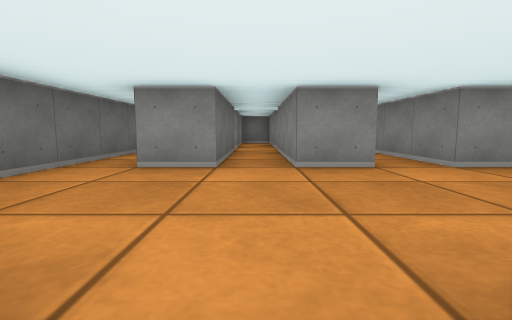
view 1 (above)

24 first-person views from a walk through a cub3D maze. The camera is about half as high as the walls, tilts 6° down and sees 85° across. The floor is counted in squares. Each view is taken from the middle of a square. On the plan, view 1 faces up. The plan holds only what a view shows up to about 9 squares ahead; the rest is blank. The place goes on beyond the plan.

view 2
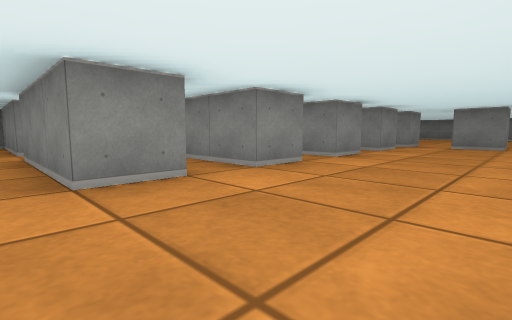

view 3
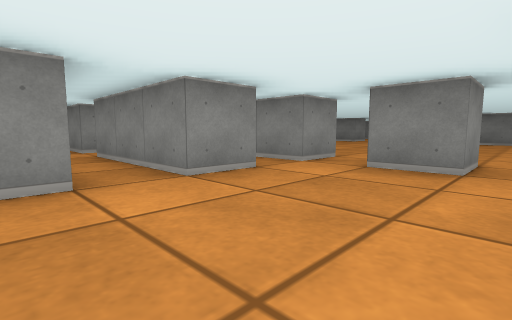

view 4
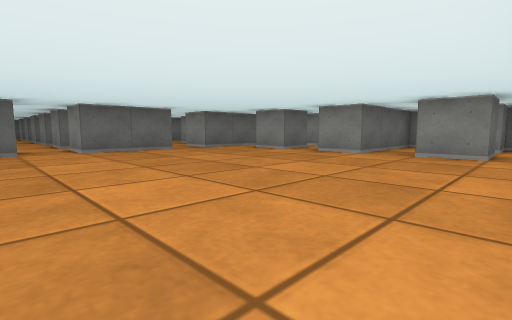

view 5
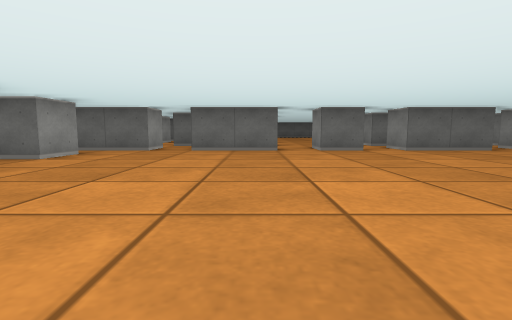

view 6
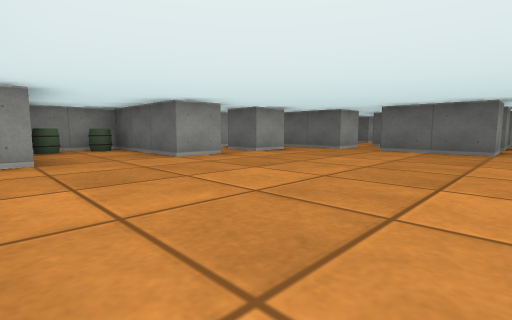

view 7
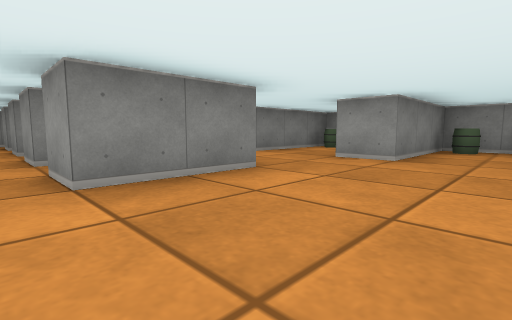

view 8
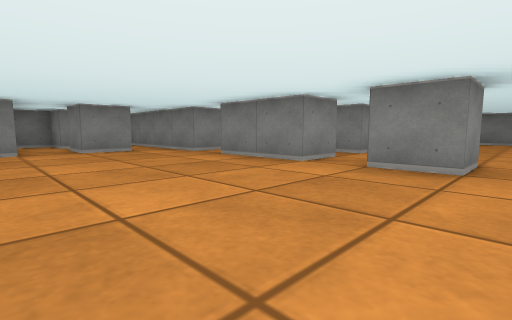

view 9
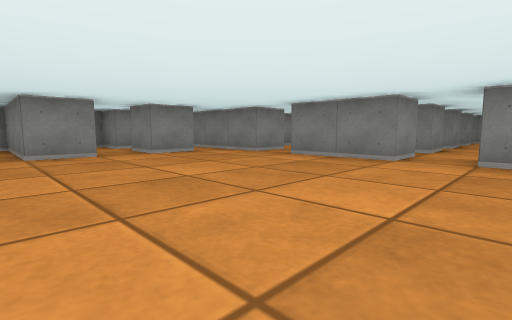

view 10
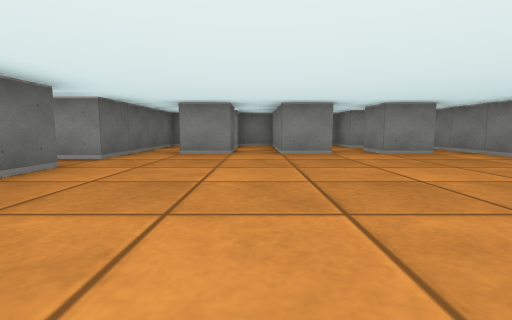

view 11
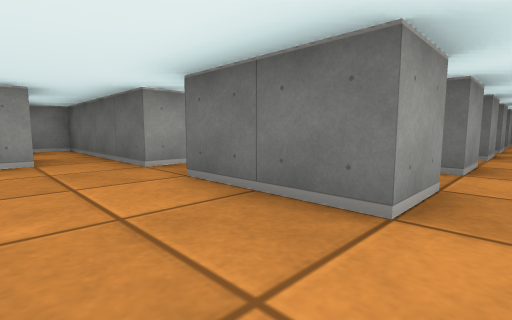

view 12
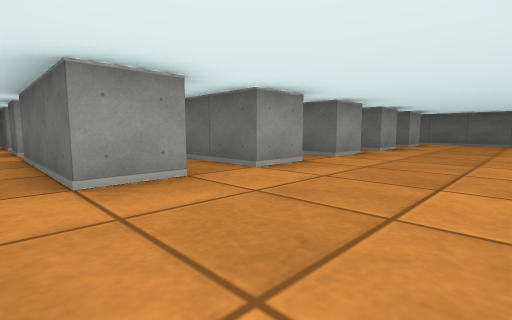

view 13
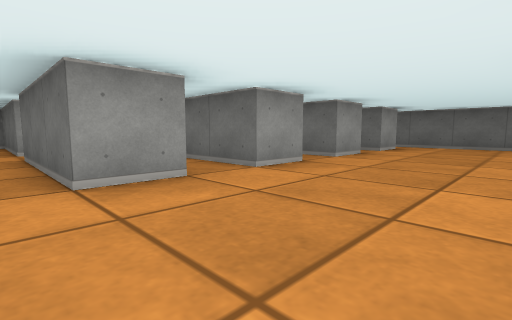

view 14
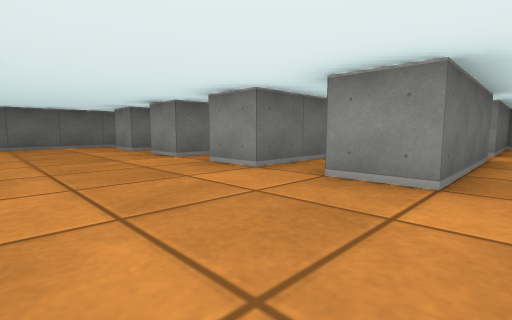

view 15
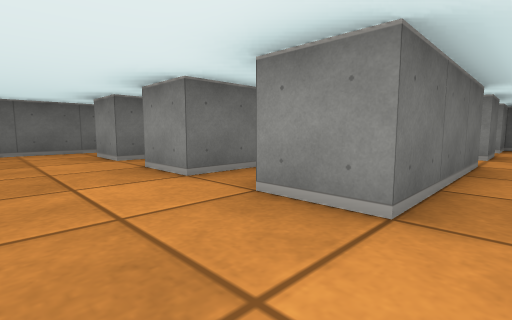

view 16
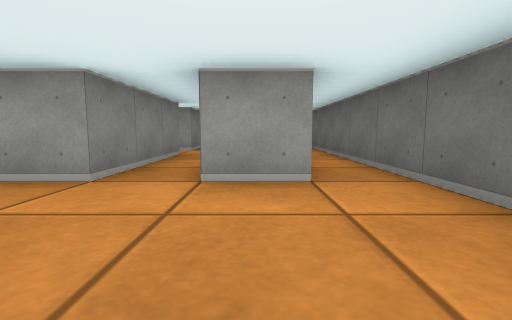

view 17
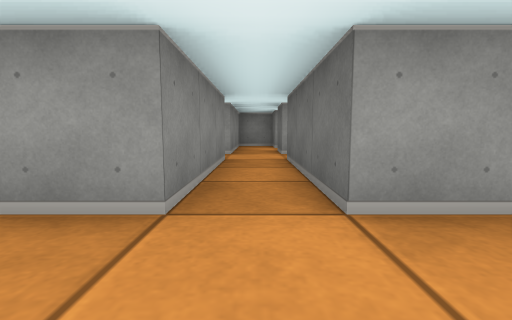

view 18
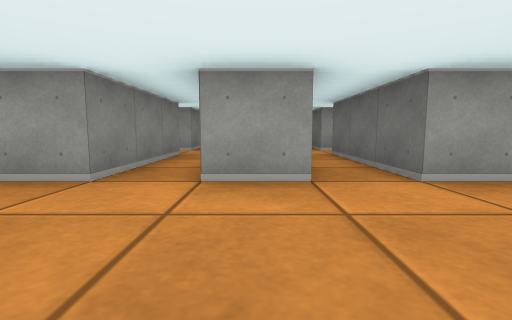

view 19
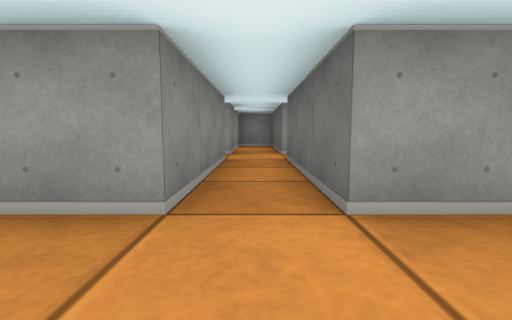

view 20
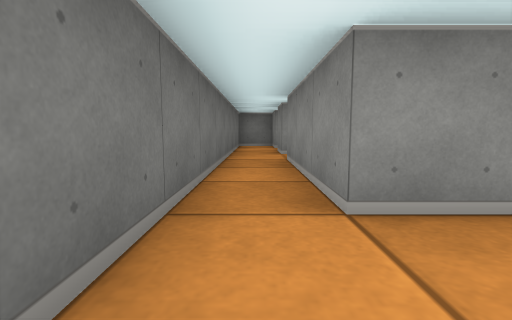

view 21
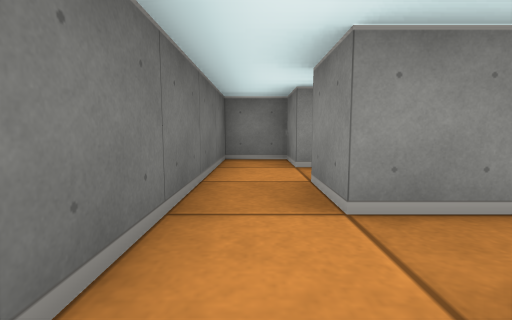

view 22
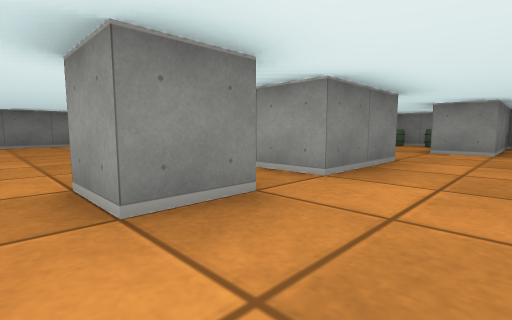

view 23
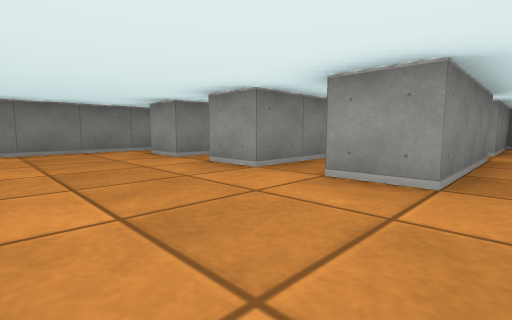

view 24
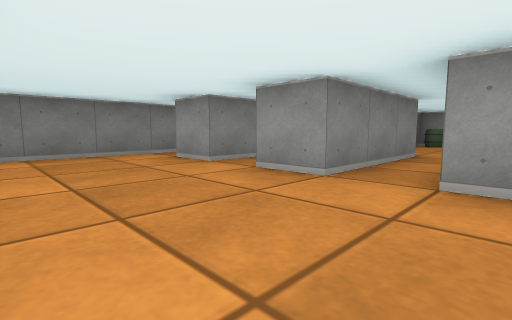

### Floor plan
Key: @ floor where view 1 was taken; # wall or solid block; . floor; B barrel; O other object.
Columns run from 3 left of view 1 to 25 right of it. Each row starts with its distance up from view 1.
 11 ##########  #########
 10 #.#.# #.#   #.#.#.#.#
  9 #...#  .#.  #...#...#
  8 #.#.# #.#.# #.#.#.#.#
  7 #.... ..... #.......#
  6 #.#.# #.#.# .........
  5 #.#.#.#.#.# #.......#
  4 #.#.#.#.#.#.#.......#.# # #
  3 #...........................#
  2 #...........#.......#.......#
  1 #...........................#
  0 #.#@#.#.#.#.#.......#.#.#.#.#
 -1 #.#.#.#.#.#.#.......#.#.# #
 -2 #.#.#.# #.#...........#.#
 -3 #...... ....#............
 -4 # #.#.# #.#.#.#.#..#..#..
 -5 #  .#.  #...#.. #..#..# .
 -6   #.#.# #.#.#.# #BB#OB# B#
 -7   ##### ####### ##########

Positions as (right, up) in squares from view 1, and headings:
1: (0, 0), facing up
2: (0, 1), facing up-right
3: (5, 1), facing up-right
4: (16, 2), facing up-left
5: (16, 0), facing left
6: (16, 1), facing down-left
7: (14, 1), facing down-right
8: (13, 1), facing up-right
9: (12, 2), facing up-right
10: (12, 2), facing up
11: (11, 1), facing down-left
12: (8, 3), facing down-left
13: (6, 3), facing down-left
14: (6, 1), facing up-left
15: (4, 2), facing up-left
16: (-1, 3), facing down
17: (0, 2), facing down
18: (1, 3), facing down
19: (2, 2), facing down
20: (-2, 2), facing up
21: (-2, 6), facing up
22: (15, 3), facing down-right
23: (18, 3), facing down-right
24: (19, 3), facing down-right
